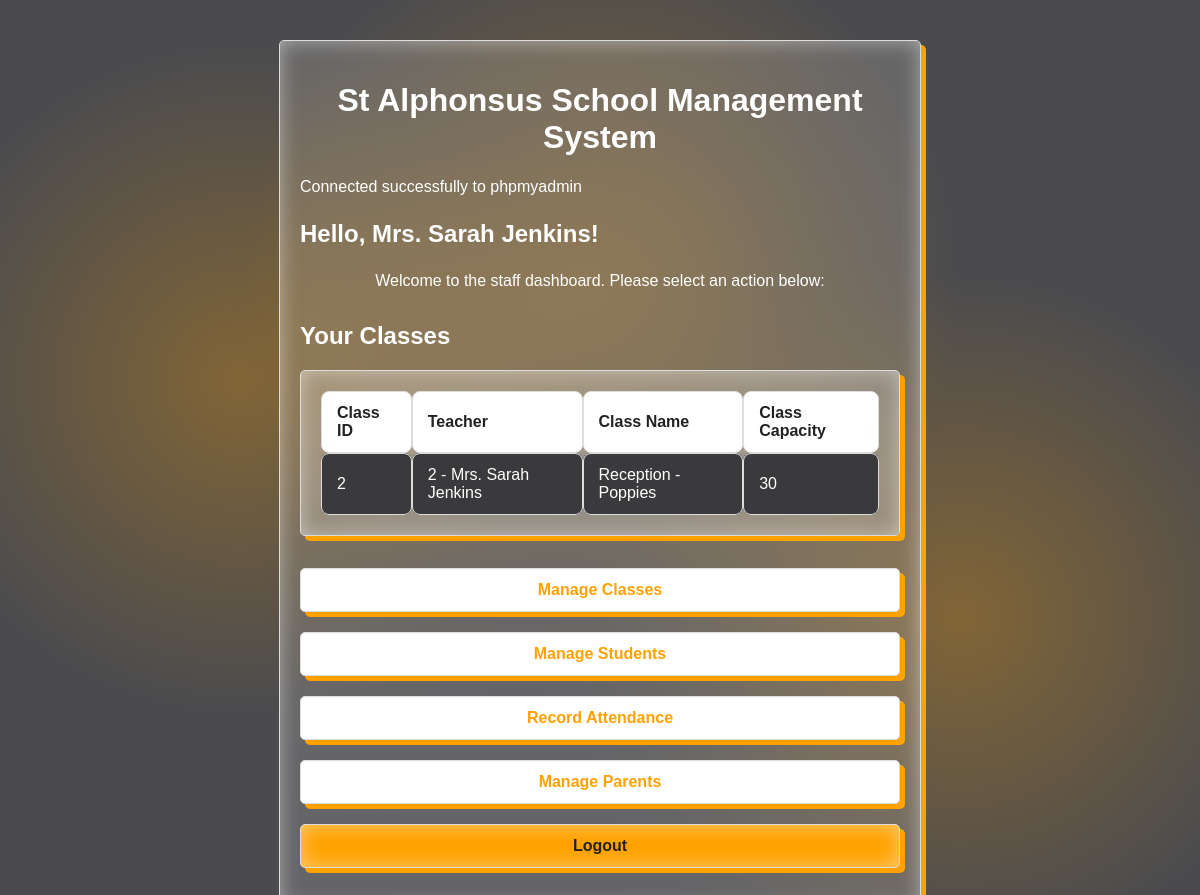
Page /main.php (signed in) on the committed database.
### tables this page shows
CREATE TABLE IF NOT EXISTS Teachers (
    teacherId INT AUTO_INCREMENT PRIMARY KEY,
    teacherNames VARCHAR(100),
    address VARCHAR(255),
    phoneNumber VARCHAR(100),
    annualSalary DECIMAL (10, 2),
    backgroundCheck BOOLEAN,
    email VARCHAR(255),
    password VARCHAR(255),
    dob DATE
);

CREATE TABLE IF NOT EXISTS Class (
    classId INT AUTO_INCREMENT PRIMARY KEY,
    teacherId INT,
    className VARCHAR(100),
    classCapacity INT,
    
    FOREIGN KEY (teacherId) REFERENCES Teachers(teacherId)
);

### main.php (the view, shortened to what this page needs)
<!DOCTYPE html>
<html>
<head>
    <link rel="stylesheet" href="styles.css">
</head>
<body>
    <main>
        <div class="card" style="max-width: 600px; margin: 40px auto;">
            <h1 style="text-align:center;">St Alphonsus School Management System</h1>
            <?php
            include "db_connect.php";
            $teacherId = $_SESSION['user_id'];
            $stmt = $conn->prepare("SELECT teacherNames FROM teachers WHERE teacherId = ?");
            $stmt->bind_param("i", $teacherId);
            $stmt->execute();
            $result = $stmt->get_result();
            if ($row = $result->fetch_assoc()) {
                echo "<p style='font-size:24px;'><strong>Hello, " . ($row['teacherNames']) . "!</strong></p>";
            }
            echo "<p style='text-align:center;'>Welcome to the staff dashboard. Please select an action below:</p>";
            echo "<h2 style='margin-top:32px;'>Your Classes</h2>";
            $stmt = $conn->prepare("SELECT c.classId, c.className, c.classCapacity, t.teacherId, t.teacherNames FROM Class c JOIN teachers t ON c.teacherId = t.teacherId WHERE c.teacherId = ?");
            $stmt->bind_param("i", $teacherId);
            $stmt->execute();
            $result = $stmt->get_result();
            if ($result && $result->num_rows > 0) {
                echo "<table class='card' style='margin-bottom:24px;'>\n"
                    . "<tr>"
                    . "<th>Class ID</th>"
                    . "<th>Teacher</th>"
                    . "<th>Class Name</th>"
                    . "<th>Class Capacity</th>"
                    . "</tr>";
                while ($row = $result->fetch_assoc()) {
                    $teacherDisplay = ($row['teacherId']) . ' - ' . ($row['teacherNames']);
                    echo "<tr>";
                    echo "<td>" . ($row['classId']) . "</td>";
                    echo "<td>" . $teacherDisplay . "</td>";
                    echo "<td>" . ($row['className']) . "</td>";
                    echo "<td>" . ($row['classCapacity']) . "</td>";
                    echo "</tr>";
                }
                echo "</table>";
            } else {
                echo "<p>You are not assigned to any classes.</p>";
            }
            ?>
            <div style="margin-top:32px;">
                <a href="classes.php" class="button" style="display:block; margin-bottom:12px; text-align:center;">Manage Classes</a>
                <a href="pupils.php" class="button" style="display:block; margin-bottom:12px; text-align:center;">Manage Students</a>
                <a href="attendance.php" class="button" style="display:block; margin-bottom:12px; text-align:center;">Record Attendance</a>
                <a href="parents.php" class="button" style="display:block; margin-bottom:12px; text-align:center;">Manage Parents</a>
                <a href="logIn.php?logout=1" class="button" style="display:block; background:#ffa200; color:#222; text-align:center;">Logout</a>
            </div>
        </div>
    </main>
</body>
</html>

### styles.css (style rules this page uses)
body { background-image: radial-gradient(circle at 20% 40%, rgba(255, 162, 0, 0.3), transparent 30%), radial-gradient(circle at 50% 30%, rgba(255, 162, 0, 0.3), transparent 40%), radial-gradient(circle at 80% 65%, rgba(255, 162, 0, 0.3), transparent 30%); background-attachment: fixed; background-size: cover; }
table { width: 100%; border-collapse: separate; border-spacing: 0; margin: 20px 0; background: #fefefe26; color: #fff; font-size: 16px; box-shadow: 0 2px 8px #00000030; border-radius: 12px; overflow: hidden; }
th, td { padding: 12px 15px; border: 1px solid #ddd; text-align: left; }
th, td { border-radius: 8px; }
th { background-color: #ffffff; color: #222; font-weight: bold; }
tr:nth-child(even) { background-color: #3a3a3d; }
a { color: #ffA200; font-weight: bold; text-decoration: none; }
body { font-family: Arial, sans-serif; color: #ffffff; background-color: #4b4b4e; }
a { margin: 0; padding: 20px; }
.card { border: 1px solid #ddd; background: #fefefe26; border-radius: 5px; padding: 20px; margin: 20px 0; box-shadow: 5px 5px 0px #ffa200, inset 0 0 20px #ffffff76; backdrop-filter: blur(50px); }
.button { color: #ffA200; border: 1px solid #ddd; background: #fefefe; border-radius: 5px; padding: 12px; font-size:medium; font-weight: 600; margin: 20px 0; box-shadow: 5px 5px 0px #ffa200, inset 0 0 20px #ffffff76; text-align: center; }

### rows in the picture
teachers: teacherNames "Mrs. Sarah Jenkins"
class: classId "2", teacherId.teacherNames "2 - Mrs. Sarah Jenkins", className "Reception - Poppies", classCapacity "30"
